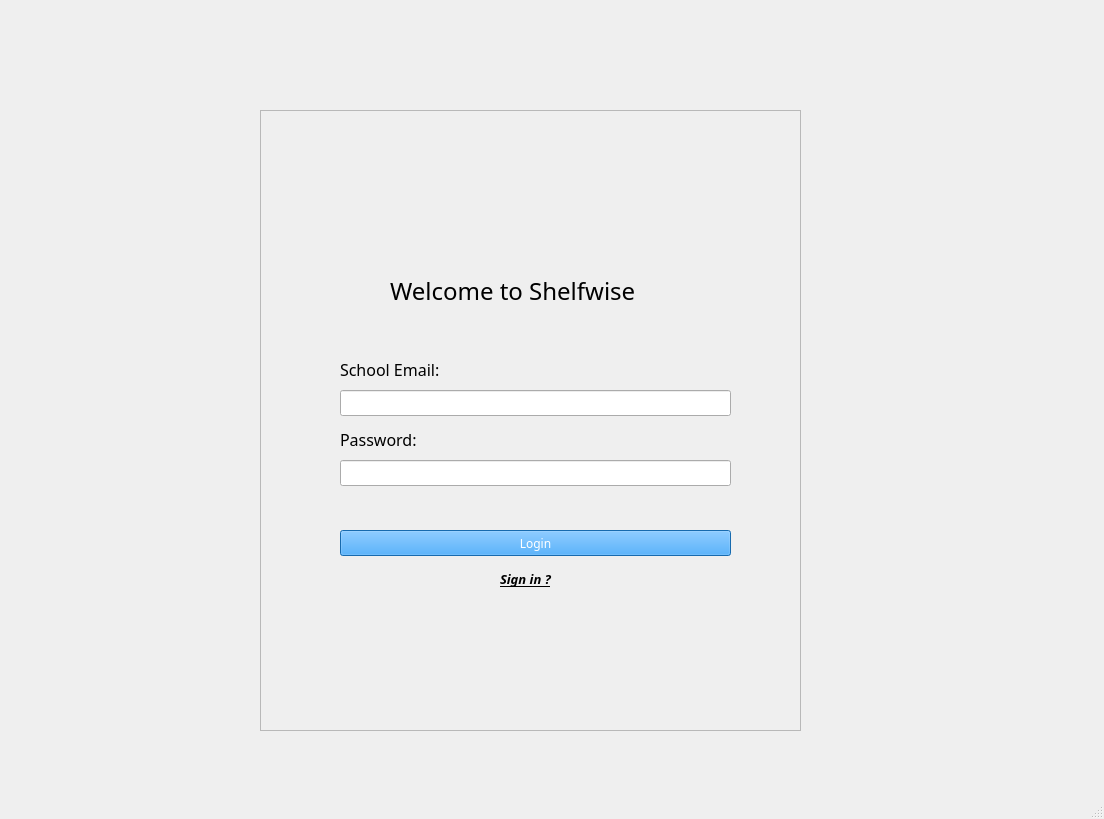
<?xml version="1.0" encoding="UTF-8"?>
<ui version="4.0">
 <class>login</class>
 <widget class="QMainWindow" name="login">
  <property name="geometry">
   <rect>
    <x>0</x>
    <y>0</y>
    <width>1104</width>
    <height>819</height>
   </rect>
  </property>
  <property name="windowTitle">
   <string>shelfwise</string>
  </property>
  <property name="styleSheet">
   <string notr="true"/>
  </property>
  <widget class="QWidget" name="centralwidget">
   <widget class="QFrame" name="main_login">
    <property name="geometry">
     <rect>
      <x>260</x>
      <y>110</y>
      <width>541</width>
      <height>621</height>
     </rect>
    </property>
    <property name="frameShape">
     <enum>QFrame::Shape::StyledPanel</enum>
    </property>
    <property name="frameShadow">
     <enum>QFrame::Shadow::Raised</enum>
    </property>
    <widget class="QWidget" name="widget" native="true">
     <property name="geometry">
      <rect>
       <x>60</x>
       <y>230</y>
       <width>431</width>
       <height>291</height>
      </rect>
     </property>
     <widget class="QLineEdit" name="email_in">
      <property name="geometry">
       <rect>
        <x>20</x>
        <y>50</y>
        <width>391</width>
        <height>26</height>
       </rect>
      </property>
      <property name="font">
       <font>
        <family>Sans Serif</family>
        <pointsize>11</pointsize>
       </font>
      </property>
      <property name="text">
       <string/>
      </property>
      <property name="alignment">
       <set>Qt::AlignmentFlag::AlignLeading|Qt::AlignmentFlag::AlignLeft|Qt::AlignmentFlag::AlignVCenter</set>
      </property>
     </widget>
     <widget class="QLineEdit" name="password_in">
      <property name="geometry">
       <rect>
        <x>20</x>
        <y>120</y>
        <width>391</width>
        <height>26</height>
       </rect>
      </property>
      <property name="font">
       <font>
        <family>Sans Serif</family>
        <pointsize>11</pointsize>
       </font>
      </property>
      <property name="autoFillBackground">
       <bool>false</bool>
      </property>
      <property name="text">
       <string/>
      </property>
      <property name="echoMode">
       <enum>QLineEdit::EchoMode::Password</enum>
      </property>
      <property name="alignment">
       <set>Qt::AlignmentFlag::AlignLeading|Qt::AlignmentFlag::AlignLeft|Qt::AlignmentFlag::AlignVCenter</set>
      </property>
      <property name="readOnly">
       <bool>false</bool>
      </property>
     </widget>
     <widget class="QLabel" name="label_2">
      <property name="geometry">
       <rect>
        <x>20</x>
        <y>20</y>
        <width>131</width>
        <height>18</height>
       </rect>
      </property>
      <property name="font">
       <font>
        <family>JetBrainsMono Nerd Font</family>
        <pointsize>12</pointsize>
       </font>
      </property>
      <property name="text">
       <string>School Email:</string>
      </property>
     </widget>
     <widget class="QLabel" name="label_3">
      <property name="geometry">
       <rect>
        <x>20</x>
        <y>90</y>
        <width>91</width>
        <height>18</height>
       </rect>
      </property>
      <property name="font">
       <font>
        <family>JetBrainsMono Nerd Font</family>
        <pointsize>12</pointsize>
       </font>
      </property>
      <property name="text">
       <string>Password:</string>
      </property>
     </widget>
     <widget class="QPushButton" name="pushButton">
      <property name="geometry">
       <rect>
        <x>20</x>
        <y>190</y>
        <width>391</width>
        <height>26</height>
       </rect>
      </property>
      <property name="font">
       <font>
        <family>JetBrainsMono Nerd Font</family>
       </font>
      </property>
      <property name="styleSheet">
       <string notr="true">background-color:rgb(32, 148, 243);
color:rgb(255, 255, 255);</string>
      </property>
      <property name="text">
       <string>Login</string>
      </property>
     </widget>
     <widget class="QLabel" name="label_4">
      <property name="geometry">
       <rect>
        <x>180</x>
        <y>230</y>
        <width>71</width>
        <height>18</height>
       </rect>
      </property>
      <property name="font">
       <font>
        <family>JetBrainsMono Nerd Font</family>
        <pointsize>10</pointsize>
        <italic>true</italic>
        <bold>true</bold>
        <underline>true</underline>
       </font>
      </property>
      <property name="text">
       <string>Sign in ?</string>
      </property>
     </widget>
    </widget>
    <widget class="QWidget" name="Interface" native="true">
     <property name="geometry">
      <rect>
       <x>60</x>
       <y>120</y>
       <width>431</width>
       <height>111</height>
      </rect>
     </property>
     <property name="font">
      <font>
       <pointsize>11</pointsize>
       <underline>false</underline>
      </font>
     </property>
     <widget class="QLabel" name="label">
      <property name="geometry">
       <rect>
        <x>70</x>
        <y>40</y>
        <width>291</width>
        <height>41</height>
       </rect>
      </property>
      <property name="font">
       <font>
        <family>JetBrainsMono Nerd Font</family>
        <pointsize>18</pointsize>
        <underline>false</underline>
       </font>
      </property>
      <property name="text">
       <string>Welcome to Shelfwise</string>
      </property>
     </widget>
    </widget>
   </widget>
  </widget>
  <widget class="QStatusBar" name="statusbar"/>
 </widget>
 <resources/>
 <connections/>
</ui>
